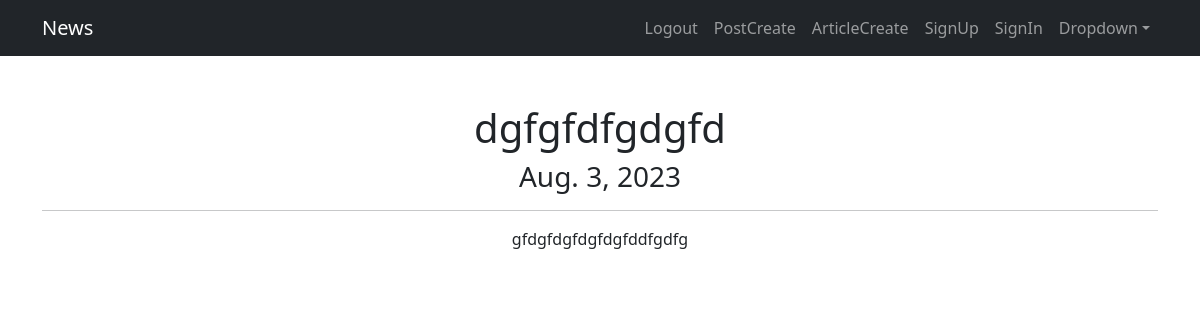
The app's page /posts/27 (signed in) with its own data.
### news/models.py (models this page shows, shortened)
class Post(models.Model):
    post_author = models.ForeignKey(Author, on_delete=models.CASCADE)
    post_category = models.ManyToManyField(Category)
    article = 'A'
    news = 'N'
    POSITIONS = [
        (article, 'Статья'),
        (news, 'Новость'),
    ]
    category = models.CharField(max_length=1, choices=POSITIONS, default=news)
    date_created = models.DateField(auto_now_add=True)
    title = models.CharField(max_length=50)
    content = models.TextField()
    post_rate = models.IntegerField(default=0)

### news/views.py (the view)
# urls.py: path('<int:pk>', PostDetail.as_view(), name='post_detail'),
class PostDetail(LoginRequiredMixin, DetailView):
    model = Post
    template_name = 'post.html'
    context_object_name = 'post'

### news/templatetags/custom_filters.py (called while the page is built)
@register.filter()
def censor(value):
    for bw in bad_words:
        try:
            value = value.lower().replace(bw.lower(), bw[0] + '*' * (len(bw) - 1))
        except AttributeError:
            print('Цензура не может быть применена к числам')
    return value

### templates/post.html (shortened to what this page needs)
{% extends 'flatpages/default.html' %}
{% load custom_filters %}
{% block content %}
<h1>{{ post.title|censor }}</h1>
<h3>{{ post.date_created }}</h3>
<hr>
<p>{{ post.content|censor }}</p>
{% endblock content %}

### records on screen
Post: title|censor "dgfgfdfgdgfd", date_created "Aug. 3, 2023", content|censor "gfdgfdgfdgfdgfddfgdfg"
